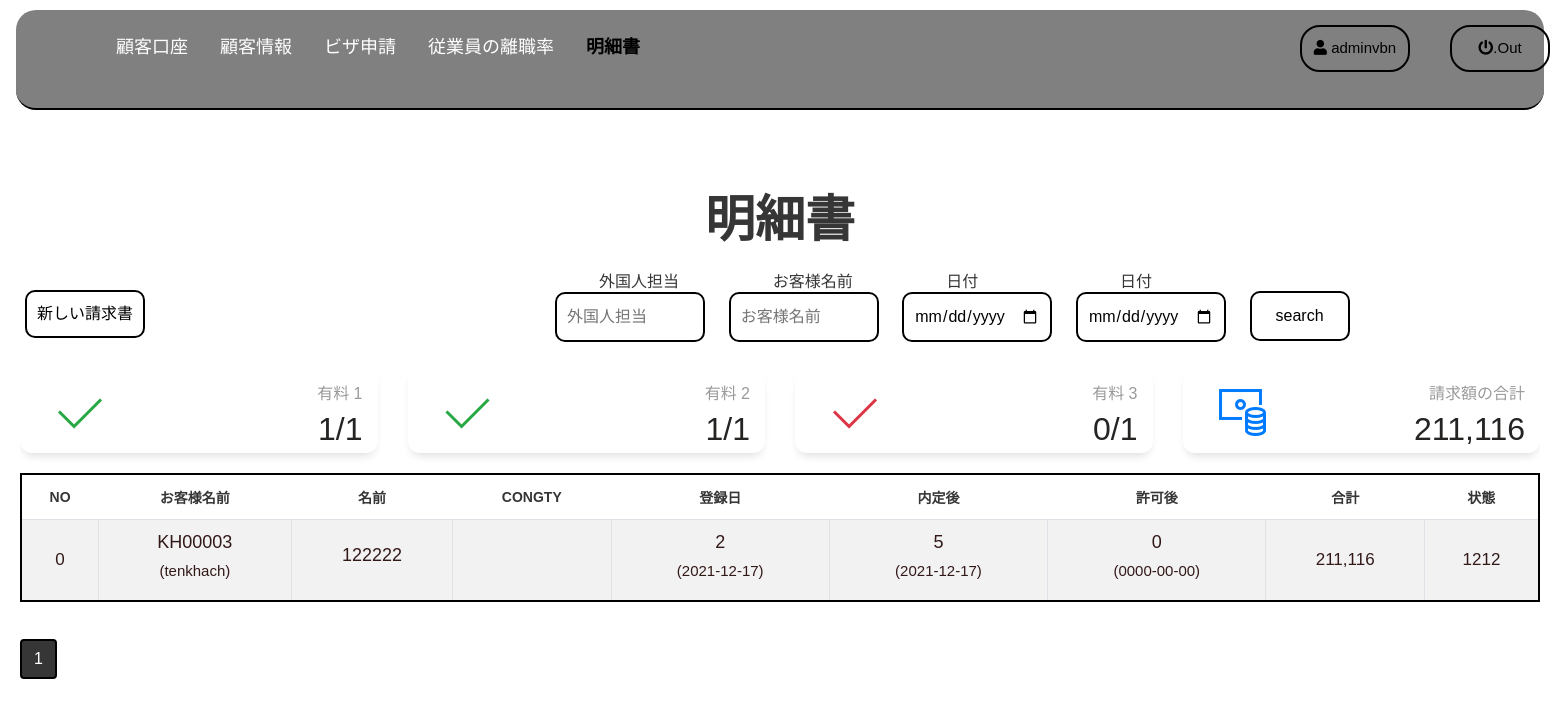
The app's page /ADMIN/hoadon.php (signed in) with its own data.
### tables this page shows
CREATE TABLE `hoadon` (
  `idhoadon` varchar(255) NOT NULL,
  `NGAYLAP` date NOT NULL,
  `IDHOSO` varchar(1000) NOT NULL,
  `NGAYDONGTIEN` date NOT NULL,
  `TIEN` int(100) NOT NULL,
  `NGAYDONG2` date NOT NULL,
  `TIEN2` int(100) NOT NULL,
  `NGAYDONG3` date NOT NULL,
  `TIEN3` int(110) NOT NULL,
  `TONGTIEN` int(100) NOT NULL,
  `NVID` varchar(255) NOT NULL,
  `Motahd` varchar(1000) NOT NULL
);

CREATE TABLE `khachhang` (
  `KHID` varchar(255) NOT NULL,
  `NAMEKH` varchar(255) NOT NULL,
  `PHONEKH` varchar(255) NOT NULL,
  `EMAIL` varchar(255) NOT NULL,
  `DIACHI` varchar(255) NOT NULL,
  `USERID` int(11) NOT NULL,
  `gioitinh` varchar(255) NOT NULL,
  `bangcap` varchar(255) NOT NULL,
  `nangluc` varchar(255) NOT NULL,
  `nguyenvong` varchar(255) NOT NULL,
  `trangthaiviec` varchar(255) NOT NULL,
  `quoctich` varchar(255) NOT NULL,
  `NVID` varchar(1000) NOT NULL,
  `NV2ID` varchar(1000) NOT NULL,
  `CONGTYXIN` varchar(1000) NOT NULL,
  `NGAYLAP` varchar(1000) NOT NULL
);

CREATE TABLE `nhanvien` (
  `NVID` varchar(255) NOT NULL,
  `NAMENV` varchar(255) NOT NULL,
  `PHONE` varchar(255) NOT NULL,
  `EMAIL` varchar(255) NOT NULL,
  `DIACHI` varchar(255) NOT NULL,
  `USERID` int(11) NOT NULL,
  `NVCONGTY` varchar(1000) NOT NULL
);

### ADMIN/hoadon.php (the view, shortened to what the rows shown need)
<?php
include('control.php');
$get_data=new data();
  $current_page = isset($_GET['page']) ? $_GET['page'] : 1;
  $limit = 10;
  $start = ($current_page - 1) * $limit;
  $result = mysqli_query($conn, "SELECT * FROM hoadon INNER JOIN visa ON hoadon.IDHOSO=visa.VISAID INNER JOIN nhanvien ON hoadon.NVID=nhanvien.NVID INNER JOIN khachhang ON visa.KHID=khachhang.KHID  LIMIT $start, $limit");
   ?>
<html lang="en">
<head>
    <link rel="stylesheet" href="https://maxcdn.bootstrapcdn.com/bootstrap/4.0.0/css/bootstrap.min.css">
    <link rel="stylesheet" href="https://use.fontawesome.com/releases/v5.7.0/css/all.css">
    <link href="css\csss3.css" rel="stylesheet">
    <link href="assets/css/paper-dashboards.css?v=2.0.1" rel="stylesheet" />
</head>
<body class="body">
    <div class="section" style="margin: 20px;overflow:hidden">
      <div class="container-fuid">
        <div class="section-txt">
          <h1> 明細書</h1>
        </div>
        <form  class="hienthi" role="form" method="post" enctype="multipart/form-data"style="overflow:auto;MAX-height:500px;">
         <table class="table table-bordered table-striped table-responsive-stack"   id="tableOne">
           <?php
                 if (isset($_POST['timkiem'])) { ?>
                 <thead>
                   <tr>
                     <th  style="width:150px;" <?php if($_SESSION['PHANQUYEN']==0){echo "";}else{echo "hidden";} ?>></th>
                     <th>NO</th>
                     <th>お客様名前</th>
                     <th>名前</th>
                     <th>Congty</th>
                     <th>登録日</th>
                     <th>内定後</th>
                     <th>許可後</th>
                     <th>合計</th>
                     <th>状態</th>
                   </tr>
               </thead>
               <tbody>
                   <?php
                   $stt=0;
                   foreach($tk as $se){ ?>
                       <tr>
                         <td  style="width:200px;" align="center" <?php if($_SESSION['PHANQUYEN']==0){echo "";}else{echo "hidden";} ?>>
                           <div class="row" style="margin:5px;">
                             <div style="margin-bottom:10px;" class="btn-edit"><a href="hoadon.php?edit=<?php echo $se['idhoadon'];?>" data-target="#myModaleadd"><button type="button" name="button" class="btn"> <i class="fas fa-edit" ></i></button></a> </div>
                             <div style=";" class="btn-del"><a href="hoadon.php?del=<?php echo $se['idhoadon'];?>" onclick="if(confirm('Bạn có chắc chắn xóa không?')) return true; else return false;"><button type="button" name="button" class="btn"> <i class="fa fa-trash" ></i></button></a></div>
                           </div>
                         </td>
                         <td><?php echo $stt ?></td>
                         <td>
                           <h1 style="font-size: 18;font-weight: 500;"><?php echo $se['KHID'];?></h1>
                           <h2 style="font-size: 15;font-weight: 500;"> (<?php echo $se['NAMEKH'];?>)</h2>
                         </td>
                         <td>
                           <h1 style="font-size: 18;font-weight: 500;"><?php echo $se['NAMENV'];?></h1>
                         </td>
                         <td>
                           <h1 style="font-size: 18;font-weight: 500;"><?php echo $se['NVCONGTY'];?></h1>
                         </td>
                         <td>
                           <h1 style="font-size: 18;font-weight: 500;"><?php echo number_format($se['TIEN']);?></h1>
                           <h2 style="font-size: 15;font-weight: 500;"> (<?php echo $se['NGAYDONGTIEN'];?>)</h2>
                         </td>
                         <td>
                           <h1 style="font-size: 18;font-weight: 500;"><?php echo number_format($se['TIEN2']);?></h1>
                           <h2 style="font-size: 15;font-weight: 500;"> (<?php echo $se['NGAYDONG2'];?>)</h2>
                         </td>
                         <td>
                           <h1 style="font-size: 18;font-weight: 500;"><?php echo number_format($se['TIEN3']);?></h1>
                           <h2 style="font-size: 15;font-weight: 500;"> (<?php echo $se['NGAYDONG3'];?>)</h2>
                         </td>
                         <td><?php echo number_format($se['TONGTIEN']);?></td>
                          <td><?php echo $se['Motahd'];?></td>
                       </tr>
                   </tbody>
                   <?php $stt++;} ?>
             <?php }   else {  $stt=0; ?>
                   <thead>
                   <tr>
                     <th>NO</th>
                     <th>お客様名前</th>
                     <th>名前</th>
                     <th>Congty</th>
                     <th>登録日</th>
                     <th>内定後</th>
                     <th>許可後</th>
                     <th>合計</th>
                     <th>状態</th>
                   </tr>
               </thead>
               <tbody>
               <?php
               $select_hoadon_id_quyen=$get_data->select_hoadon_nvquyen($_SESSION['username']);
              if($_SESSION['PHANQUYEN']==0){$quyen= $result;}else{ $quyen=$select_hoadon_id_quyen; };
               foreach( $quyen as $se){ ?>
                   <tr>
                     <td><?php echo $stt ?></td>
                     <td>
                       <h1 style="font-size: 18;font-weight: 500;"><?php echo $se['KHID'];?></h1>
                       <h2 style="font-size: 15;font-weight: 500;"> (<?php echo $se['NAMEKH'];?>)</h2>
                     </td>
                     <td>
                       <h1 style="font-size: 18;font-weight: 500;"><?php echo $se['NAMENV'];?></h1>
                     </td>
                     <td>
                     </td>
                     <td>
                       <h1 style="font-size: 18;font-weight: 500;"><?php echo number_format($se['TIEN']);?></h1>
                       <h2 style="font-size: 15;font-weight: 500;"> (<?php echo $se['NGAYDONGTIEN'];?>)</h2>
                     </td>
                     <td>
                       <h1 style="font-size: 18;font-weight: 500;"><?php echo number_format($se['TIEN2']);?></h1>
                       <h2 style="font-size: 15;font-weight: 500;"> (<?php echo $se['NGAYDONG2'];?>)</h2>
                     </td>
                     <td>
                       <h1 style="font-size: 18;font-weight: 500;"><?php echo number_format($se['TIEN3']);?></h1>
                       <h2 style="font-size: 15;font-weight: 500;"> (<?php echo $se['NGAYDONG3'];?>)</h2>
                     </td>
                     <td><?php echo number_format($se['TONGTIEN']);?></td>
                      <td><?php echo $se['Motahd'];?></td>
                   </tr>
                   </tbody>
               <?php $stt++;} ?>
             <?php } ?>
         </table>
        </form>
      </div>
    </div>
</body>
</html>

### records on screen
hoadon: khachhang.KHID "KH00003", khachhang.NAMEKH "tenkhach", NVID.NAMENV "122222", TIEN "2", NGAYDONGTIEN "2021-12-17", TIEN2 "5", NGAYDONG2 "2021-12-17", TIEN3 "0", NGAYDONG3 "0000-00-00", TONGTIEN "211,116", Motahd "1212"

### other values on screen
$_SESSION['username'] "adminvbn"
$ttv['tien'] "1"
$ttv['tong'] "1"
$ttv['tien2'] "1"
$ttv['tien3'] "0"
$sum['sum'] "211,116"
